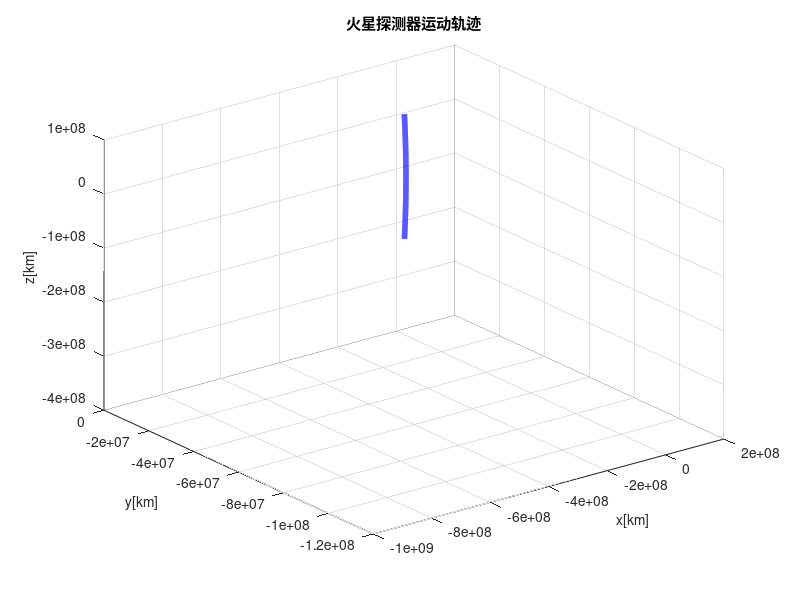

This chart was generated by the following MATLAB code:
close all;      % 关闭所有图形窗口
clear all;      % 清楚所有变量
clc;            % 清空命令窗口

% 定义初始条件和参数
x0 = 0;         % 开始时间
x1 = 240000;    % 结束时间
h = 60;         % 时间步长（秒）
y0 = [5767802.3,-2818455,5876662.9,-4119.834,-572.527,-1294.169]; % 初始状态向量
a = 1.05859e-7; % 小行星真近点角速率
Va = 9e-9;      % 径向速度
Ra = 2.27e8;    % 火星轨道半径
u = 1.327e11;   % 太阳的万有引力常数
u1 = 4.285e4;   % 火星的万有引力常数

% 定义微分方程组
dy=@(y)[y(4),y(5),y(6),-u1*y(1)/(sqrt(y(1)^2+y(2)^2+y(3)^2)^3)+2*a*(y(5)-y(2)*Va/Ra)+y(1)*a^2+u/Ra^2-u*(Ra+y(1))/(sqrt((Ra+y(1))^2+y(2)^2+y(3)^2))^3,-u1*y(2)/(sqrt(y(1)^2+y(2)^2+y(3)^2)^3)-2*a*(y(4)-y(1)*Va/Ra)+y(2)*a^2-u*y(2)/(sqrt((Ra+y(1))^2+y(2)^2+y(3)^2))^3,-u1*y(3)/(sqrt(y(1)^2+y(2)^2+y(3)^2)^3)-u*y(3)/(sqrt((Ra+y(1))^2+y(2)^2+y(3)^2))^3];

% 定义时间范围
x = x0:h:x1;

% 初始化结果矩阵
y = zeros(length(x), length(y0));
y = zeros(length(x), length(y0));
y(1,:) = y0;

% 使用4阶龙格-库塔方法求解微分方程组
for ni=2:length(x)
    k1=dy(y(ni-1,:));
    k2=dy(y(ni-1,:)+h/2*k1);
    k3=dy(y(ni-1,:)+h/2*k2);
    k4=dy(y(ni-1,:)+h*k3);
    y(ni,:)=y(ni-1,:)+h*k1;
      
end

% 计算每个时间步长的距离原点的距离
d = sqrt((y(:,1)).^2+(y(:,2)).^2+(y(:,3)).^2);

% 计算xy平面上的速度分量
for i = 1:450
    u(i) = 100*y(i,1)/d(i);
    v(i) = 100*y(i,2)/d(i);
end

% 画出三维轨迹
figure
plot3(y(:,1), y(:,2), y(:,3), 'b', 'LineWidth', 4);
grid on;
xlabel('x[km]','FontSize',10);
ylabel('y[km]','FontSize',10);
zlabel('z[km]','FontSize',10);
title('火星探测器运动轨迹')


% 将火星运行轨迹数据保存为.mat文件
x1=y(:,1);
y1=y(:,2);
z1=y(:,3);
save('mars_trajectory.mat', 'x1', 'y1', 'z1', 'x')

